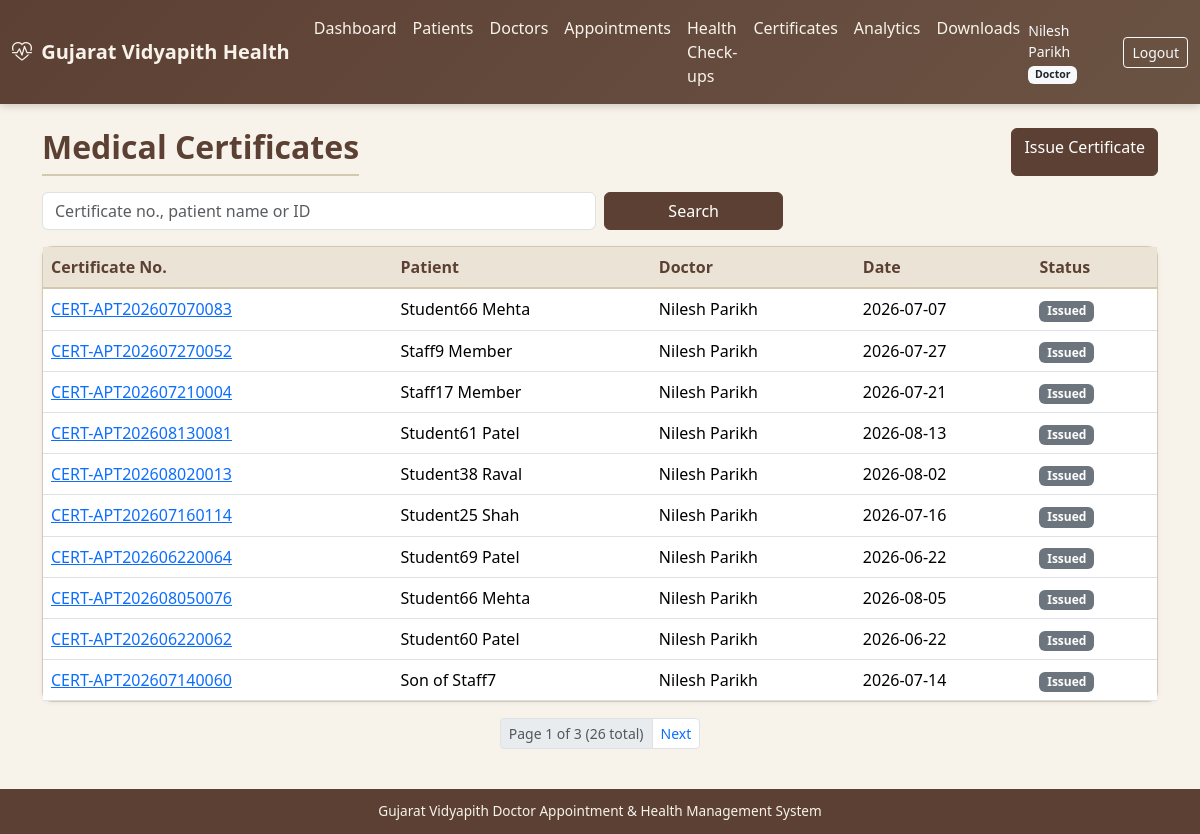
The app's page /certificates/ (signed in) with its own data.
### accounts/models.py (models this page shows, shortened)
class User(AbstractUser):
    role = models.ForeignKey(
        Role, on_delete=models.SET_NULL, null=True, blank=True, related_name='users'
    )
    mobile = models.CharField(max_length=15, blank=True)
    gender = models.CharField(
        max_length=10,
        choices=[('Male', 'Male'), ('Female', 'Female'), ('Other', 'Other')],
        blank=True,
    )
    profile_photo = models.ImageField(upload_to='profiles/', blank=True, null=True)
    is_active_user = models.BooleanField(default=True)
    created_at = models.DateTimeField(auto_now_add=True)
    updated_at = models.DateTimeField(auto_now=True)
    class Meta:
        ordering = ['username']
    @property
    def role_code(self):
        return self.role.code if self.role else None
    def has_role(self, *codes):
        return self.role and self.role.code in codes
    def is_doctor_user(self):
        if self.has_role(Role.DOCTOR, Role.ADMIN, Role.SUPER_ADMIN):
            return True
        try:
            return self.doctor_profile is not None
        except Exception:
            return False

class Role(models.Model):
    ADMIN = 'admin'
    DOCTOR = 'doctor'
    STUDENT = 'student'
    STAFF = 'staff'
    STAFF_FAMILY = 'staff_family'
    HOD = 'hod'
    SUPER_ADMIN = 'super_admin'
    ROLE_CHOICES = [
        (ADMIN, 'Administrator'),
        (DOCTOR, 'Doctor'),
        (STUDENT, 'Student'),
        (STAFF, 'Staff'),
        (STAFF_FAMILY, 'Staff Family Member'),
        (HOD, 'HOD'),
        (SUPER_ADMIN, 'Super Administrator'),
    ]
    code = models.CharField(max_length=20, choices=ROLE_CHOICES, unique=True)
    name = models.CharField(max_length=50)
    description = models.TextField(blank=True)
    is_active = models.BooleanField(default=True)
    created_at = models.DateTimeField(auto_now_add=True)
    class Meta:
        ordering = ['name']

### certificates/models.py (models this page shows, shortened)
class MedicalCertificate(models.Model):
    STATUS_DRAFT = 'draft'
    STATUS_ISSUED = 'issued'
    STATUS_SENT = 'sent'
    STATUS_VERIFIED = 'verified'
    STATUS_CANCELLED = 'cancelled'
    STATUS_CHOICES = [
        (STATUS_DRAFT, 'Draft'),
        (STATUS_ISSUED, 'Issued'),
        (STATUS_SENT, 'Sent'),
        (STATUS_VERIFIED, 'Verified'),
        (STATUS_CANCELLED, 'Cancelled'),
    ]
    certificate_number = models.CharField(max_length=40, unique=True, db_index=True)
    patient = models.ForeignKey(Patient, on_delete=models.CASCADE, related_name='certificates')
    doctor = models.ForeignKey(Doctor, on_delete=models.CASCADE, related_name='certificates')
    consultation = models.ForeignKey(
        Consultation, on_delete=models.SET_NULL, null=True, blank=True, related_name='certificates'
    )
    consultation_date = models.DateField()
    medical_advice = models.TextField(blank=True)
    rest_recommended = models.BooleanField(default=False)
    rest_start_date = models.DateField(null=True, blank=True)
    rest_end_date = models.DateField(null=True, blank=True)
    rest_days = models.PositiveSmallIntegerField(null=True, blank=True)
    remarks = models.TextField(blank=True)
    status = models.CharField(max_length=20, choices=STATUS_CHOICES, default=STATUS_DRAFT)
    pdf_file = models.FileField(upload_to='certificates/', blank=True, null=True)
    issued_at = models.DateTimeField(null=True, blank=True)
    created_by = models.ForeignKey(
        settings.AUTH_USER_MODEL, on_delete=models.SET_NULL, null=True, blank=True
    )
    created_at = models.DateTimeField(auto_now_add=True)
    updated_at = models.DateTimeField(auto_now=True)
    class Meta:
        ordering = ['-created_at']

### patients/models.py (models this page shows, shortened)
class Patient(models.Model):
    CATEGORY_STUDENT = 'student'
    CATEGORY_STAFF = 'staff'
    CATEGORY_STAFF_FAMILY = 'staff_family'
    CATEGORY_CHOICES = [
        (CATEGORY_STUDENT, 'Student'),
        (CATEGORY_STAFF, 'University Staff'),
        (CATEGORY_STAFF_FAMILY, 'Staff Family Member'),
    ]
    patient_id = models.CharField(max_length=30, unique=True, db_index=True)
    user = models.OneToOneField(
        settings.AUTH_USER_MODEL,
        on_delete=models.SET_NULL,
        null=True,
        blank=True,
        related_name='patient_profile',
    )
    category = models.CharField(max_length=20, choices=CATEGORY_CHOICES, db_index=True)
    name = models.CharField(max_length=150, db_index=True)
    gender = models.CharField(
        max_length=10,
        choices=[('Male', 'Male'), ('Female', 'Female'), ('Other', 'Other')],
        blank=True,
    )
    date_of_birth = models.DateField(null=True, blank=True)
    email = models.EmailField(blank=True, db_index=True)
    mobile = models.CharField(max_length=15, blank=True, db_index=True)
    address = models.TextField(blank=True)
    blood_group = models.CharField(max_length=5, blank=True)
    emergency_contact = models.CharField(max_length=15, blank=True)
    status = models.CharField(
        max_length=20,
        choices=[('Active', 'Active'), ('Inactive', 'Inactive')],
        default='Active',
    )
    created_at = models.DateTimeField(auto_now_add=True)
    updated_at = models.DateTimeField(auto_now=True)
    created_by = models.ForeignKey(
        settings.AUTH_USER_MODEL,
        on_delete=models.SET_NULL,
        null=True,
        blank=True,
        related_name='patients_created',
    )
    class Meta:
        ordering = ['name']
        indexes = [
            models.Index(fields=['name', 'mobile']),
            models.Index(fields=['category', 'status']),
        ]

### doctors/models.py (models this page shows, shortened)
class Doctor(models.Model):
    doctor_id = models.CharField(max_length=30, unique=True)
    user = models.OneToOneField(
        settings.AUTH_USER_MODEL,
        on_delete=models.SET_NULL,
        null=True,
        blank=True,
        related_name='doctor_profile',
    )
    name = models.CharField(max_length=150)
    gender = models.CharField(
        max_length=10,
        choices=[('Male', 'Male'), ('Female', 'Female'), ('Other', 'Other')],
        blank=True,
    )
    qualification = models.CharField(max_length=200, blank=True)
    medical_system = models.ForeignKey(
        MedicalSystem, on_delete=models.SET_NULL, null=True, blank=True, related_name='doctors'
    )
    specialization = models.ForeignKey(
        Specialization, on_delete=models.SET_NULL, null=True, related_name='doctors'
    )
    department = models.ForeignKey(
        Department, on_delete=models.SET_NULL, null=True, blank=True, related_name='doctors'
    )
    registration_number = models.CharField(max_length=50, blank=True)
    email = models.EmailField(blank=True)
    mobile = models.CharField(max_length=15, blank=True)
    experience_years = models.PositiveSmallIntegerField(default=0)
    profile_photo = models.ImageField(upload_to='doctors/', blank=True, null=True)
    availability = models.CharField(
        max_length=20,
        choices=[('Available', 'Available'), ('Unavailable', 'Unavailable'), ('On Leave', 'On Leave')],
        default='Available',
    )
    status = models.CharField(
        max_length=20,
        choices=[('Active', 'Active'), ('Inactive', 'Inactive')],
        default='Active',
    )
    created_at = models.DateTimeField(auto_now_add=True)
    updated_at = models.DateTimeField(auto_now=True)
    class Meta:
        ordering = ['name']

### certificates/views.py (the view)
# urls.py: path('', views.index, name='index'),
@login_required
def index(request):
    q = request.GET.get('q', '').strip()
    qs = MedicalCertificate.objects.select_related('patient', 'doctor').order_by('-created_at')
    qs = patient_scoped_qs(request.user, qs)
    profile = get_doctor_profile(request.user)
    if profile is not None and not is_admin(request.user):
        qs = qs.filter(doctor=profile)
    if q:
        from django.db.models import Q
        qs = qs.filter(
            Q(certificate_number__icontains=q) | Q(patient__name__icontains=q) |
            Q(patient__patient_id__icontains=q)
        )
    page = Paginator(qs, 10).get_page(request.GET.get('page'))
    return render(request, 'certificates/list.html', {
        'page_obj': page, 'certificates': page, 'q': q,
    })

### accounts/authorization.py (called while the page is built)
def get_doctor_profile(user):
    if not user or not user.is_authenticated:
        return None
    try:
        return user.doctor_profile
    except ObjectDoesNotExist:
        return None
    except AttributeError:
        return None

def is_admin(user):
    if not user or not user.is_authenticated:
        return False
    if user.is_superuser:
        return True
    role = getattr(user, 'role', None)
    if role and role.code in (Role.ADMIN, Role.SUPER_ADMIN):
        return True
    return False

def is_doctor(user):
    if not user or not user.is_authenticated:
        return False
    if user.is_superuser or is_admin(user):
        return True
    role = getattr(user, 'role', None)
    if role and role.code == Role.DOCTOR:
        return True
    if get_doctor_profile(user) is not None:
        return True
    return False

def patient_scoped_qs(user, queryset, patient_field='patient'):
    if is_admin(user) or is_doctor(user):
        return queryset
    own = get_linked_patient(user)
    if own is None:
        return queryset.none()
    return queryset.filter(**{patient_field: own})

### templates/certificates/list.html (shortened to what this page needs)
{% extends "base.html" %}
{% block content %}
<div class="container">
  <div class="d-flex justify-content-between mb-3 flex-wrap gap-2">
    <h2 class="page-title mb-0">Medical Certificates</h2>
    {% if user.is_doctor_user or user.is_admin_user or user.is_superuser %}
    <a href="{% url 'certificates:create' %}" class="btn btn-gv">Issue Certificate</a>
    {% endif %}
  </div>
  <form class="row g-2 mb-3" method="get">
    <div class="col-md-6">
      <input type="text" name="q" value="{{ q }}" class="form-control" placeholder="Certificate no., patient name or ID">
    </div>
    <div class="col-md-2"><button class="btn btn-gv w-100">Search</button></div>
  </form>
  <div class="card card-gv">
    <div class="table-responsive">
      <table class="table table-gv table-hover mb-0">
        <thead>
          <tr>
            <th>Certificate No.</th>
            <th>Patient</th>
            <th>Doctor</th>
            <th>Date</th>
            <th>Status</th>
          </tr>
        </thead>
        <tbody>
        {% for c in certificates %}
          <tr>
            <td><a href="{% url 'certificates:detail' c.pk %}">{{ c.certificate_number }}</a></td>
            <td>{{ c.patient.name }}</td>
            <td>{{ c.doctor.name|default:"—" }}</td>
            <td>{{ c.consultation_date|default:c.created_at|date:"Y-m-d" }}</td>
            <td><span class="badge bg-secondary">{{ c.get_status_display }}</span></td>
          </tr>
        {% empty %}
          <tr><td colspan="5" class="text-center text-muted">No certificates found</td></tr>
        {% endfor %}
        </tbody>
      </table>
    </div>
  </div>
  {% include "includes/pagination.html" %}
</div>
{% endblock %}

### templates/base.html (shortened to what this page needs)
{% load static %}
<!DOCTYPE html>
<html lang="en">
<head>
  <link href="https://cdn.jsdelivr.net/npm/bootstrap@5.3.3/dist/css/bootstrap.min.css" rel="stylesheet">
  <link href="https://cdn.jsdelivr.net/npm/bootstrap-icons@1.11.3/font/bootstrap-icons.min.css" rel="stylesheet">
  <link href="{% static 'css/gv-theme.css' %}" rel="stylesheet">
</head>
<body class="d-flex flex-column">
{% if user.is_authenticated %}
<nav class="navbar navbar-expand-lg navbar-gv">
  <div class="container-fluid">
    <a class="navbar-brand fw-semibold" href="{% url 'accounts:dashboard' %}">
      <i class="bi bi-heart-pulse me-1"></i> Gujarat Vidyapith Health
    </a>
    <div class="collapse navbar-collapse" id="navMain">
      <ul class="navbar-nav me-auto">
        <li class="nav-item"><a class="nav-link" href="{% url 'accounts:dashboard' %}">Dashboard</a></li>
        {% if user.is_superuser or user.role_code == 'admin' or user.role_code == 'super_admin' or user.role_code == 'doctor' %}
        <li class="nav-item"><a class="nav-link" href="{% url 'patients:index' %}">Patients</a></li>
        {% endif %}
        <li class="nav-item"><a class="nav-link" href="{% url 'doctors:index' %}">Doctors</a></li>
        <li class="nav-item"><a class="nav-link" href="{% url 'appointments:index' %}">Appointments</a></li>
        <li class="nav-item"><a class="nav-link" href="{% url 'health_records:index' %}">Health Check-ups</a></li>
        <li class="nav-item"><a class="nav-link" href="{% url 'certificates:index' %}">Certificates</a></li>
        <li class="nav-item"><a class="nav-link" href="{% url 'analytics:index' %}">Analytics</a></li>
        <li class="nav-item"><a class="nav-link" href="{% url 'analytics:downloads' %}">Downloads</a></li>
      </ul>
      <span class="navbar-text text-light me-3 small">
        {{ user.get_full_name|default:user.username }}
        {% if user.role %}<span class="badge bg-light text-dark">{{ user.role.name }}</span>{% endif %}
      </span>
      <a class="btn btn-sm btn-outline-light" href="{% url 'accounts:logout' %}">Logout</a>
    </div>
  </div>
</nav>
{% endif %}
<main class="container-fluid py-4 flex-grow-1">
  {% block content %}{% endblock %}
</main>
<footer class="footer-gv text-center">
  <div class="container">
    Gujarat Vidyapith Doctor Appointment &amp; Health Management System
  </div>
</footer>
</body>
</html>

### static/css/gv-theme.css (style rules this page uses)
:root { --gv-cream: #f7f3eb; --gv-cream-dark: #ebe4d6; --gv-brown: #5c4033; --gv-brown-light: #8b6914; --gv-earth: #6b5344; --gv-muted: #a0896e; --gv-accent: #3d5a40; --gv-text: #2c2416; --gv-border: #d4c8b0; --gv-card: #fffdf8; --gv-success: #4a7c59; --gv-warning: #c4a35a; --gv-danger: #a65d57; }
body { background-color: var(--gv-cream); color: var(--gv-text); font-family: 'Segoe UI', system-ui, -apple-system, sans-serif; min-height: 100vh; }
.navbar-gv { background: linear-gradient(135deg, var(--gv-brown) 0%, var(--gv-earth) 100%); box-shadow: 0 2px 8px rgba(92, 64, 51, 0.25); }
.navbar-gv .navbar-brand, .navbar-gv .nav-link { color: var(--gv-cream) !important; }
.card-gv { background: var(--gv-card); border: 1px solid var(--gv-border); border-radius: 10px; box-shadow: 0 1px 4px rgba(92, 64, 51, 0.08); }
.btn-gv { background: var(--gv-brown); border-color: var(--gv-brown); color: #fff; }
.table-gv thead th { background: var(--gv-cream-dark); color: var(--gv-brown); border-bottom: 2px solid var(--gv-border); font-weight: 600; }
.page-title { color: var(--gv-brown); font-weight: 600; border-bottom: 2px solid var(--gv-border); padding-bottom: 0.5rem; margin-bottom: 1.25rem; }
.footer-gv { background: var(--gv-brown); color: var(--gv-cream); font-size: 0.85rem; padding: 0.75rem 0; margin-top: auto; }

### records on screen
User: get_full_name "Nilesh Parikh", role.name "Doctor"
MedicalCertificate: certificate_number "CERT-APT202607070083", patient.name "Student66 Mehta", doctor.name "Nilesh Parikh", consultation_date "2026-07-07", status "Issued"
MedicalCertificate: certificate_number "CERT-APT202607270052", patient.name "Staff9 Member", doctor.name "Nilesh Parikh", consultation_date "2026-07-27", status "Issued"
MedicalCertificate: certificate_number "CERT-APT202607210004", patient.name "Staff17 Member", doctor.name "Nilesh Parikh", consultation_date "2026-07-21", status "Issued"
MedicalCertificate: certificate_number "CERT-APT202608130081", patient.name "Student61 Patel", doctor.name "Nilesh Parikh", consultation_date "2026-08-13", status "Issued"
MedicalCertificate: certificate_number "CERT-APT202608020013", patient.name "Student38 Raval", doctor.name "Nilesh Parikh", consultation_date "2026-08-02", status "Issued"
MedicalCertificate: certificate_number "CERT-APT202607160114", patient.name "Student25 Shah", doctor.name "Nilesh Parikh", consultation_date "2026-07-16", status "Issued"
MedicalCertificate: certificate_number "CERT-APT202606220064", patient.name "Student69 Patel", doctor.name "Nilesh Parikh", consultation_date "2026-06-22", status "Issued"
MedicalCertificate: certificate_number "CERT-APT202608050076", patient.name "Student66 Mehta", doctor.name "Nilesh Parikh", consultation_date "2026-08-05", status "Issued"
MedicalCertificate: certificate_number "CERT-APT202606220062", patient.name "Student60 Patel", doctor.name "Nilesh Parikh", consultation_date "2026-06-22", status "Issued"
MedicalCertificate: certificate_number "CERT-APT202607140060", patient.name "Son of Staff7", doctor.name "Nilesh Parikh", consultation_date "2026-07-14", status "Issued"

### other values on screen
{{ page_obj.number }} "1"
{{ page_obj.paginator.num_pages }} "3"
{{ page_obj.paginator.count }} "26"
